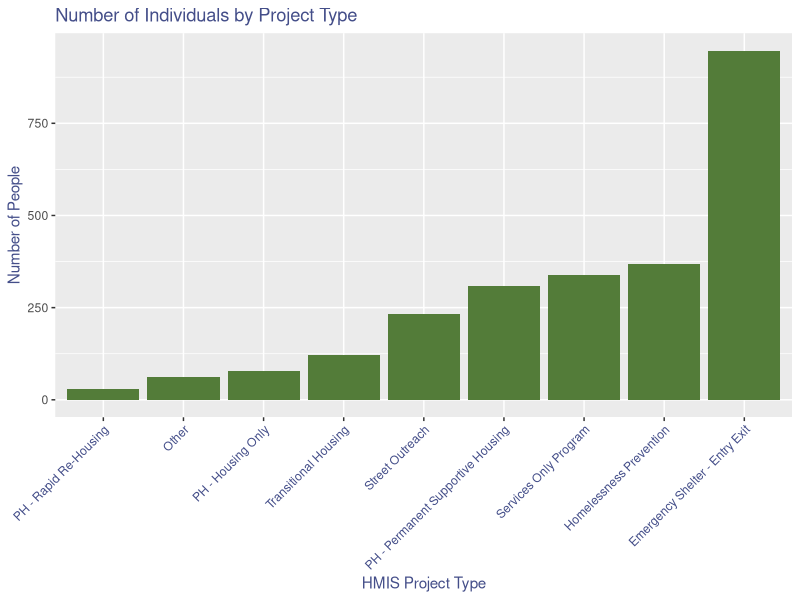
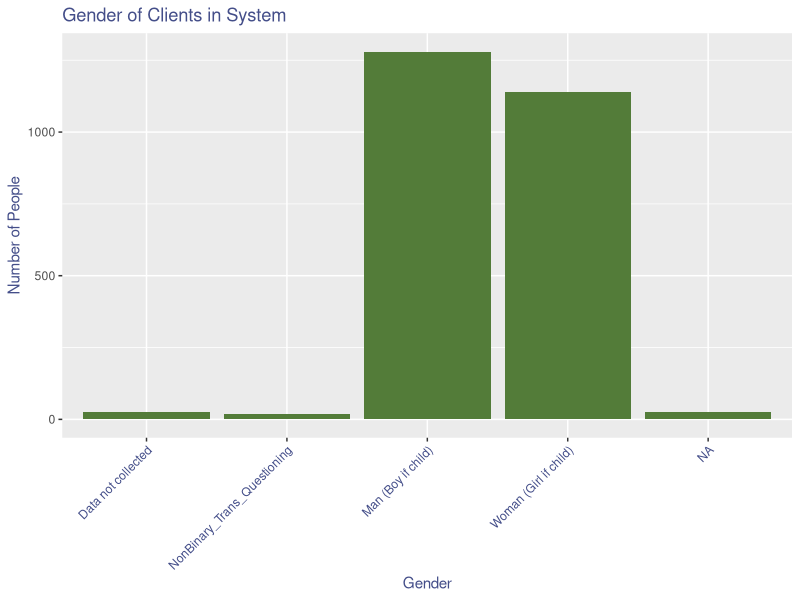
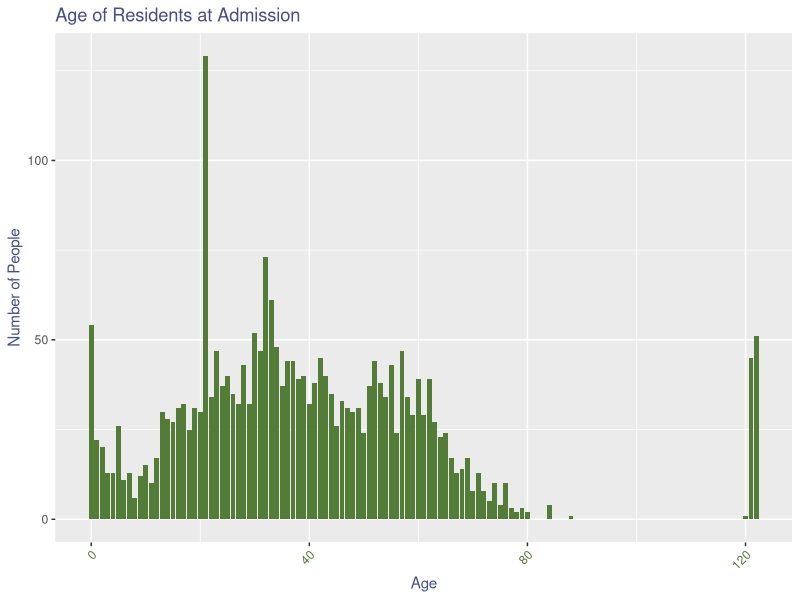
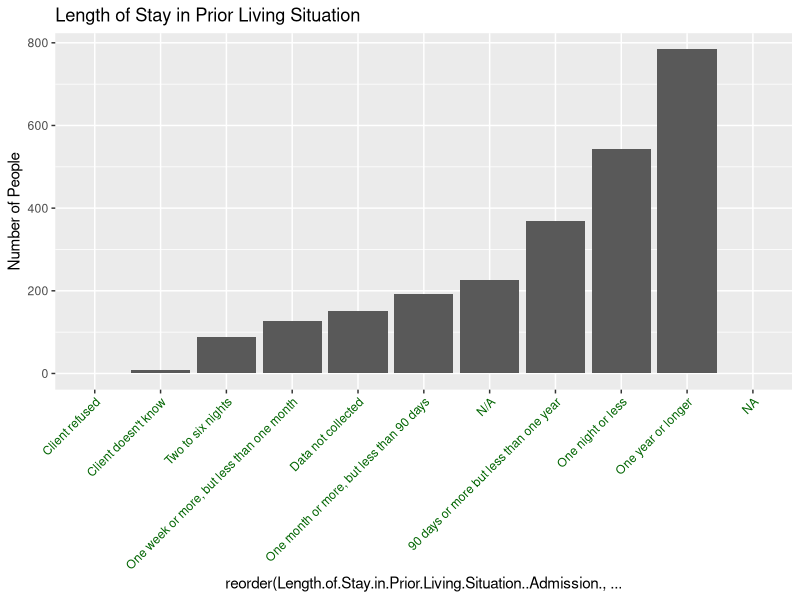
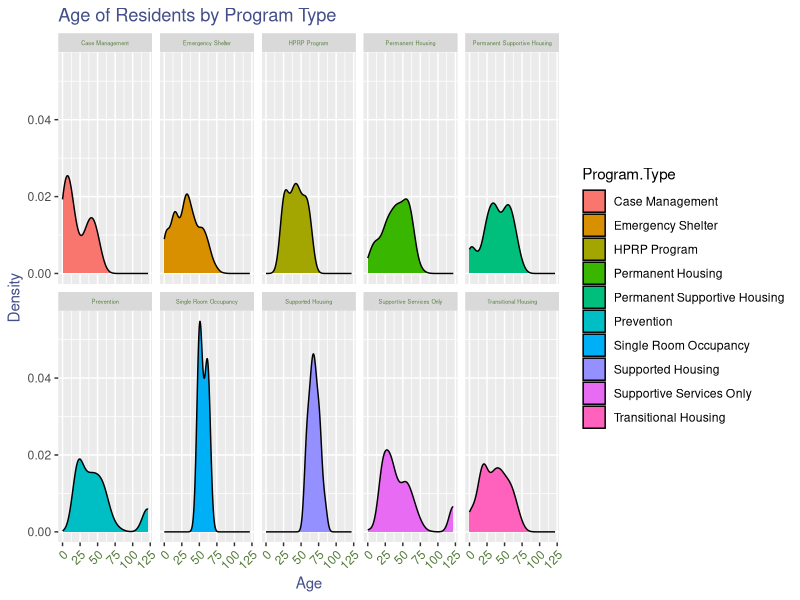
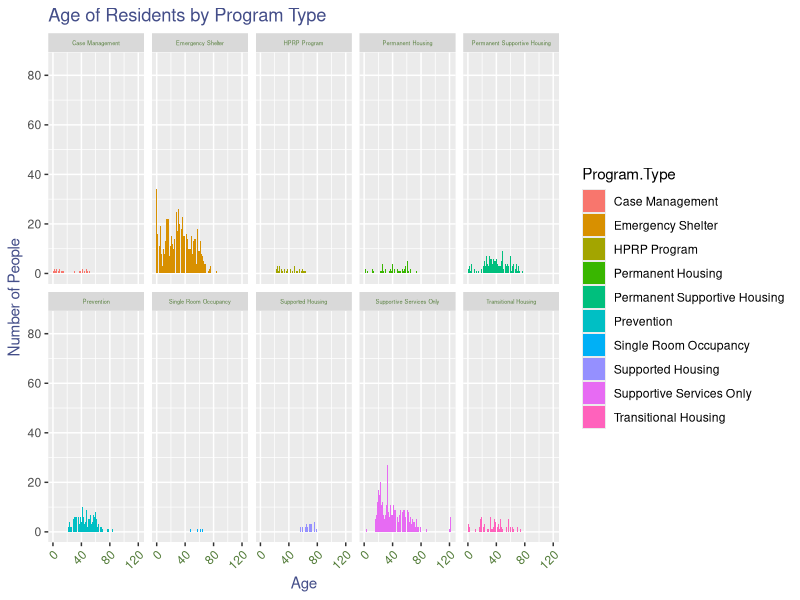
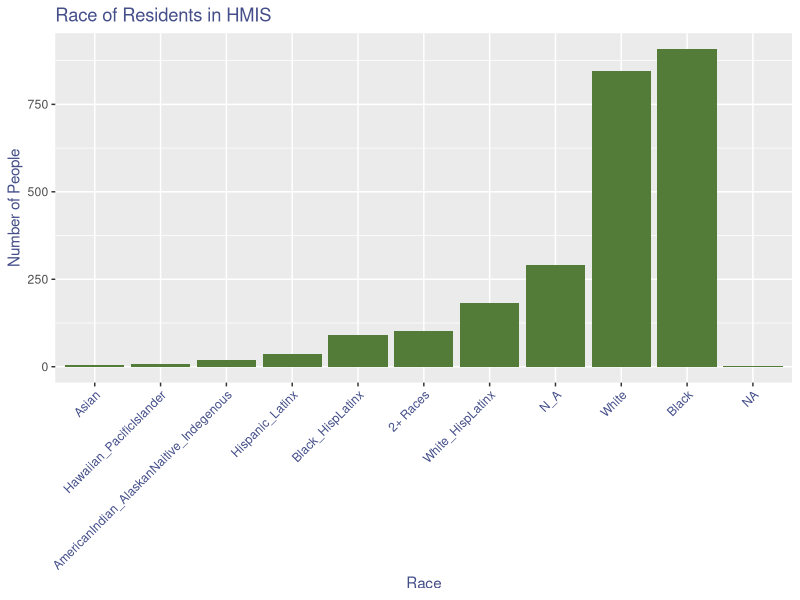
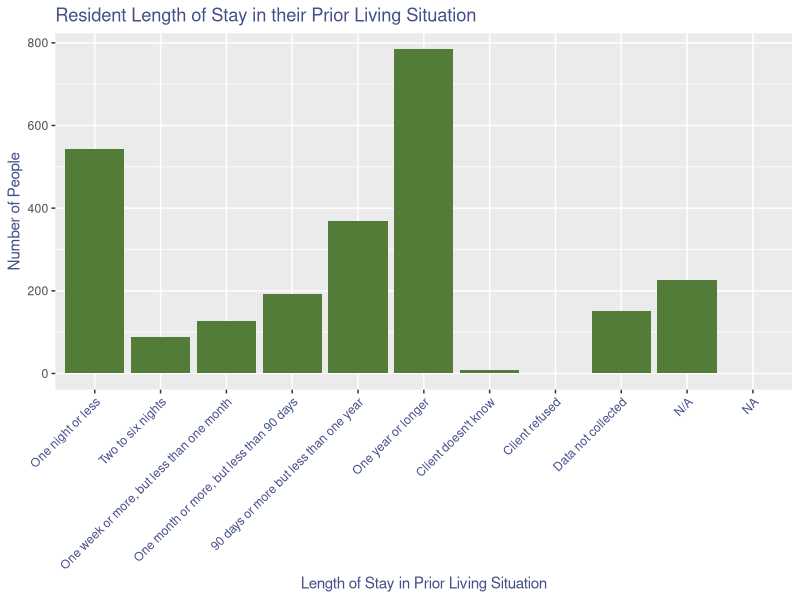

Generate these figures, in order, with R:
## ---- chunk 1
knitr::opts_chunk$set(echo=FALSE, warning=FALSE, message=FALSE, out.width = "70%", out.height = "70%", fig.align = "center")
library(tidyverse)
library(kableExtra)
## ---- chunk 2
data <- read.csv("2023HRH.csv", check.names = FALSE, fileEncoding = "Latin1", na.strings="")
colnames(data) <- make.names(colnames(data), unique = TRUE)
## ---- chunk 3
#Creates a list of all variables being removed from the dataset (contain only NA values)
NA_vars <- data[,colSums(is.na(data))==nrow(data)]
NA_var_names <- colnames(NA_vars)

#Filter the dataset to exclude any columns with only NA values
data <- data[,colSums(is.na(data))<nrow(data)]
## ---- chunk 4
data$Race..HMIS. <- 
  fct_collapse(data$Race..HMIS., 
               Black = "Black, African American, or African", 
               N_A = c("Client refused", "Data not collected", ""),
               AmericanIndian_AlaskanNaitive_Indegenous = "American Indian, Alaska Native, or Indigenous", 
               White = "White", 
               Hawaiian_PacificIslander = "Native Hawaiian or Pacific Islander", 
               Asian = "Asian or Asian American", 
               Hispanic_Latinx = "Hispanic/Latina/e/o",
               White_HispLatinx = c("White;Hispanic/Latina/e/o", "Hispanic/Latina/e/o;White"), 
               Black_HispLatinx = "Black, African American, or African;Hispanic/Latina/e/o", 
               other_level="2+ Races")

data$Gender..HMIS. <- 
  fct_collapse(data$Gender..HMIS., 
               NonBinary_Trans_Questioning = c("Non-Binary", "Questioning", "Transgender","Female,Male"))
## ---- chunk 5
ggplot(data, aes(x= reorder(HMIS.Project.Type, HMIS.Project.Type, FUN=length))) +
  geom_bar(fill="#537C39") +  ggtitle("Number of Individuals by Project Type") + xlab("HMIS Project Type") + ylab("Number of People") +
  theme(axis.text.x = element_text(angle = 45,vjust = 1, hjust = 1, color = "#444E89"),
        axis.title.x = element_text(color = "#444E89"), 
        axis.title.y = element_text(color = "#444E89"),
        plot.title = element_text(color = "#444E89")) 
## ---- chunk 6
ggplot(data, aes(x=Gender..HMIS.)) + geom_bar(fill="#537C39") + 
  ggtitle("Gender of Clients in System") + xlab("Gender") + ylab("Number of People") +
  theme(axis.text.x = element_text(angle = 45,vjust = 1, hjust = 1, color = "#444E89"),
        axis.title.x = element_text(color = "#444E89"), 
        axis.title.y = element_text(color = "#444E89"),
        plot.title = element_text(color = "#444E89"))
## ---- chunk 7
ggplot(data, aes(x=Age.at.Admission)) + geom_bar(fill="#537C39") + ggtitle("Age of Residents at Admission") + xlab("Age") + ylab("Number of People") +
  theme(strip.text = element_text(size = 4, color = "#537C39"),
    axis.text.x = element_text(angle = 45,vjust = 1, hjust = 1, color = "#537C39"),
        axis.title.x = element_text(color = "#444E89"), 
        axis.title.y = element_text(color = "#444E89"),
        plot.title = element_text(color = "#444E89")) 
## ---- chunk 8
#prior living situation ordered by count
ggplot(data, aes(x=reorder(Length.of.Stay.in.Prior.Living.Situation..Admission.,Length.of.Stay.in.Prior.Living.Situation..Admission.,FUN=length))) + 
  geom_bar() + ylab("Number of People") +
  ggtitle("Length of Stay in Prior Living Situation") +
  theme(axis.text.x = element_text(angle = 45,vjust = 1, hjust = 1, color = "dark green"))
## ---- chunk 9
ggplot(data, aes(x=Age.at.Admission, fill = Program.Type)) + geom_density() + ggtitle("Age of Residents by Program Type") + facet_wrap(~Program.Type, ncol = 5) + xlab("Age") + ylab("Density") +
  theme(strip.text = element_text(size = 4, color = "#537C39"),
    axis.text.x = element_text(angle = 45, vjust = 1, hjust = 1, color = "#537C39"),
        axis.title.x = element_text(color = "#444E89"), 
        axis.title.y = element_text(color = "#444E89"),
        plot.title = element_text(color = "#444E89")) 
## ---- chunk 10
ggplot(data, aes(x=Age.at.Admission, fill = Program.Type)) + geom_bar() + ggtitle("Age of Residents by Program Type") + facet_wrap(~Program.Type, ncol = 5) + xlab("Age") + ylab("Number of People") +
  theme(strip.text = element_text(size = 4, color = "#537C39"),
    axis.text.x = element_text(angle = 45,vjust = 1, hjust = 1, color = "#537C39"),
        axis.title.x = element_text(color = "#444E89"), 
        axis.title.y = element_text(color = "#444E89"),
        plot.title = element_text(color = "#444E89")) 
## ---- chunk 11
ggplot(data, aes(x=reorder(Race..HMIS.,Race..HMIS.,FUN=length))) +
  geom_bar(fill="#537C39") + 
  ggtitle("Race of Residents in HMIS") +
  xlab("Race") + ylab("Number of People") +
  theme(axis.text.x = element_text(angle = 45,vjust = 1, hjust = 1, color = "#444E89"),
        axis.title.x = element_text(color = "#444E89"), 
        axis.title.y = element_text(color = "#444E89"),
        plot.title = element_text(color = "#444E89")) 
## ---- chunk 12
LOS_prior_fct <- factor(data$Length.of.Stay.in.Prior.Living.Situation..Admission., ordered = TRUE, c("One night or less", "Two to six nights", "One week or more, but less than one month","One month or more, but less than 90 days","90 days or more but less than one year","One year or longer","Client doesn't know", "Client refused", "Data not collected","N/A", NA))
ggplot(data, aes(x=LOS_prior_fct)) + 
  geom_bar(fill = "#537C39") + 
  ggtitle("Resident Length of Stay in their Prior Living Situation") +
 xlab("Length of Stay in Prior Living Situation") + ylab("Number of People") +
  theme(axis.text.x = element_text(angle = 45,vjust = 1, hjust = 1, color = "#444E89"),
        axis.title.x = element_text(color = "#444E89"), 
        axis.title.y = element_text(color = "#444E89"),
        plot.title = element_text(color = "#444E89")) 
## ---- chunk 13
transitionaldata <- filter(data, HMIS.Project.Type == "Transitional Housing")
emergencydata <- filter(data, HMIS.Project.Type == "Emergency Shelter - Entry Exit")
phdata <- filter(data, HMIS.Project.Type == "PH - Permanent Supportive Housing")
## ---- chunk 14
LOS_by_program <- data %>% group_by(Program) %>% summarise("Number of Clients" = n(),"Mean (Days)" = round(mean(Length.of.Program.Stay), 2), "Median (Days)" = median(Length.of.Program.Stay))

LOS_by_program <- LOS_by_program %>% arrange(desc(LOS_by_program[2]))
knitr::kable(LOS_by_program, caption="Length of Stay (Days) by HRH Program")

LOS_by_program_type <- data %>% group_by(Program.Type) %>% summarise("Number of Clients" = n(),"Mean (Days)" = round(mean(Length.of.Program.Stay), 2), "Median (Days)" = median(Length.of.Program.Stay))

LOS_by_program_type <- LOS_by_program_type %>% arrange(desc(LOS_by_program_type[2]))
knitr::kable(LOS_by_program_type, caption="Length of Stay (Days) by Program Type")
## ---- chunk 15

ggplot(data=emergencydata, aes(x=Length.of.Program.Stay))+ geom_histogram() +facet_wrap(~Program, nrow=1)+geom_vline(xintercept=90, linetype="dashed") + xlab("Length of Program Stay (Days)") + ggtitle("Length of Stay in Emergency Housing") +annotate("text", x=120, y=150, size = 3, label="90 Days", angle=270) + ylab("Number of People")
## ---- chunk 16
ggplot(data=transitionaldata, aes(x=Length.of.Program.Stay))+ geom_histogram() +facet_wrap(~Program, nrow=1) + geom_vline(xintercept=720, linetype="dashed") + xlab("Length of Program Stay (Days)") + ggtitle("Length of Stay in Transitional Housing") +  annotate("text", x=950, y=12, size = 3, label="730 Days = 2 Years", angle=270) + ylab("Number of People")
## ---- chunk 17
# inputs are dataframe, index of categorical predictor column, 
#   index of continuous outcome column
EDAplot <- function(df, colindexpred, colindexout, includena=TRUE){
  mytitle <- paste(colnames(df)[colindexout], " vs. ", colnames(df)[colindexpred])
  havedataprop <- 1-colSums(is.na(df))/nrow(df)
  propvalue <- paste("Proportion of observations/total rows: ",
                     round(havedataprop[colindexpred], digits=3))
  
  df <- df[,c(colindexpred,colindexout)]
  if (includena == FALSE){df <- na.omit(df)}
  
  myplot <- ggplot(data = df, aes(x = as.factor(df[,1]), y=df[,2])) + 
    geom_boxplot() +       
    theme(axis.text.x = element_text(angle = 45,vjust = 1, hjust = 1))+
    ggtitle(mytitle, subtitle = propvalue) +
    facet_wrap(~modeldata$HMIS.Project.Type)
  print(myplot)
}
## ---- chunk 18
#filter to only three program types
modeldata <- data %>% filter(HMIS.Project.Type %in% c("Emergency Shelter - Entry Exit", "Transitional Housing", "PH - Permanent Supportive Housing"))

#reduce number of levels of prior living situation
modeldata$Length.Prior.Living.Situation <- 
   fct_collapse(modeldata$Length.of.Stay.in.Prior.Living.Situation..Admission., 
                lessthan1week = c("One night or less","Two to six nights"),
                weekto1mo = c("One week or more, but less than one month"),
                moto1yr = c("One month or more, but less than 90 days", "90 days or more but less than one year"),
                over1yr = "One year or longer",
                other_level=NA)
modeldata$Length.Prior.Living.Situation <- fct_relevel(modeldata$Length.Prior.Living.Situation, "over1yr", "moto1yr", "weekto1mo")
#make NA level register as missing
modeldata$Length.Prior.Living.Situation <- factor(modeldata$Length.Prior.Living.Situation, exclude = NA)


modeldata$timesonstreet.ES.HS.3yrs <- 
   fct_collapse(modeldata$X.Regardless.of.where.they.stayed.last.night..Number.of.times.the.client.has.been.on.the.streets..in.ES..or.SH.in.the.past.three.years.including.today..Admission., 
                "none" = "N/A",
                "one" = "One time",
                "two" = "Two times",
                "three" = "Three times",
                "four" = "Four or more times",
                other_level= NA)
modeldata$timesonstreet.ES.HS.3yrs <- fct_relevel(modeldata$timesonstreet.ES.HS.3yrs, "none", "one", "two", "three")

## ---- chunk 19
modeldatasubset <- modeldata %>% select(c("Global.Household.ID","Length.Prior.Living.Situation","Chronically.Homeless..Admission.","HMIS.Project.Type","Length.of.Program.Stay","Program","Program.Type"))
modeldistinct <- distinct(modeldatasubset)

#primaryclientsonly
model_selfonly <- filter(modeldata, Relationship.to.Primary.Client == "Self")
## ---- chunk 20
#R excludes where program stay=0 for log (only 1 case where length of stay=0)
emergency <- lm(data=filter(model_selfonly, HMIS.Project.Type == "Emergency Shelter - Entry Exit"), log(Length.of.Program.Stay) ~
               Length.Prior.Living.Situation+
               Chronically.Homeless..Admission.
             )

#should reduce # of predictors because sample size smaller
transitional <- lm(data=filter(model_selfonly, HMIS.Project.Type == "Transitional Housing"), log(Length.of.Program.Stay) ~
               Length.Prior.Living.Situation+
               Chronically.Homeless..Admission.
             )
permsupportive <- lm(data=filter(model_selfonly, HMIS.Project.Type == "PH - Permanent Supportive Housing"), log(Length.of.Program.Stay) ~
               Length.Prior.Living.Situation+
               Chronically.Homeless..Admission.
             )
## ---- chunk 21
transitionalnull <- lm(data=filter(model_selfonly, HMIS.Project.Type == "Transitional Housing")[complete.cases(model_selfonly[ , c("Chronically.Homeless..Admission.", "Length.Prior.Living.Situation")]),], log(Length.of.Program.Stay) ~
               Chronically.Homeless..Admission.)
anova(transitionalnull, transitional)
## ---- chunk 22
#gives expected log length of stay (days). exponentiate to get days
predict(permsupportive, newdata = list(Chronically.Homeless..Admission.="Yes",Length.Prior.Living.Situation="lessthan1week"))
## ---- chunk 23
emergtable <- summary(emergency)$coefficient
transtable <- summary(transitional)$coefficients
permtable <- summary(permsupportive)$coefficients

modelrows <- c("Expected Stay (Days): Non-chronically-homeless, prior living situation > 1 year", "Times Longer for Prior Living Situation 1 month-1 year", "Times Longer for Prior Living Situation 1 week-1 month", "Times Longer for Prior Living Situation less than 1 week", "Times Longer for Chronically Homeless")

rownames(emergtable) <- modelrows
rownames(transtable) <- modelrows
rownames(permtable) <- modelrows

emergtable[,"Estimate"] <- exp(emergtable[,"Estimate"]) 
transtable[,"Estimate"] <- exp(transtable[,"Estimate"]) 
permtable[,"Estimate"] <- exp(permtable[,"Estimate"]) 

combinedtable <- cbind("Emergency" = emergtable[,"Estimate"], "Transitional" = transtable[,"Estimate"], "Permanent Supportive" = permtable[,"Estimate"])
## ---- chunk 24
estimatekable <- knitr::kable(combinedtable, digits = c(2,2,2,3), caption="Model for Length of Stay in Housing (Days)") 
add_header_above(estimatekable, header = c(" " = 1, "Model Estimate by Housing Type"=3))%>% kable_styling(font_size = 8)
## ---- chunk 25
excludedvars <- as.data.frame(variable.names(NA_vars))
excludedvars_kable <- knitr::kable(excludedvars, caption="Table of variables that were completely missing (no data inputted for any resident). These were variables that we excluded from the dataset for our analysis.") 
add_header_above(excludedvars_kable, header = "Variable Name")
## ---- chunk 26
#dont have prior living situation
data %>% select(Age.at.Admission, Gender..HMIS., Disabling.Condition, Race..HMIS., Veteran.Status, Permanent.Housing.Move.in.Date, Relationship.to.Primary.Client, Enrollment.CoC..Admission.)


#barplot colored by completely
#separate plot for NAs by program type
data %>% count(Age.at.Admission) #8 missing (age 0, self)
data %>% count(Gender..HMIS.) #24 NA, 27 data not collected
data %>% count(Disabling.Condition) #447 data not collected
data %>% count(Race..HMIS.) #3 NA
data %>% count(Veteran.Status) #370	data not collected
data %>% count(Permanent.Housing.Move.in.Date, sort = TRUE) #2153 NA
data %>% count(Relationship.to.Primary.Client) #what does N/A mean?
data %>% count(Enrollment.CoC..Admission.) #508 NA

## ---- chunk 27
# data %>% filter(Age.at.Admission == 0 & Relationship.to.Primary.Client == "Self") %>% ggplot(aes(y = Program, fill = Program.Type)) + geom_bar() + ggtitle("Age 0 and Relation to Primary Client is Self")
# 
# #data %>% filter(Age.at.Admission == 0 & Pregnancy.Status..Admission. == "Yes")
# #data %>% filter(Age.at.Admission == 0) %>% count(Relationship.to.Primary.Client) mostly self
# #check on relationship to primary client
## ---- chunk 28
#data %>% filter(Age.at.Admission == 0 & Relationship.to.Primary.Client == "Self") %>% ggplot(aes(y = Total_Missing, fill = Program.Type)) + geom_bar()

data %>% filter(Age.at.Admission > 100) %>% ggplot(aes(x = Age.at.Admission, fill = Program)) + geom_bar(position = "dodge")+ ggtitle("Count of Age over 100 by Program")
## ---- chunk 29
data %>% filter(is.na(Enrollment.CoC..Admission.)) %>% ggplot(aes(y = Program, fill = Program.Type)) + geom_bar() + ggtitle("CoC NA counts by Program")
## ---- chunk 30
missing_data_table <- data.frame(variable=c('Gender..HMIS.', 'Disabling.Condition','Race..HMIS.','Veteran.Status','Enrollment.CoC..Admission.'),
                             No_Data_Inputted=as.integer(c(24, 0, 3, 0, 508)),
                             Data_Not_Collected=as.integer(c(27, 447, 0, 370, 0)),
                             Total_Missing=as.integer(c(51, 447, 3, 370, 508)))


Data_Recs_table <- data.frame(Variable=c('On.the.night.before.did.you.stay.on.the.streets..ES.or.SH...Admission.
', 'Total.number.of.months.homeless.on.the.street..in.ES..or.SH.in.the.past.three.years..Admission.','Sexual.Orientation','Mental.Health.Disorder..Admission'), "Percent Missing"=(c(95.90, 50.74, 91.64, 23.04)))

knitr::kable(missing_data_table, caption = "Number of Missing Values Within Selected Universal Data Element Variables")
knitr::kable(Data_Recs_table, caption = "Recommended Variables with Percent of Observations Missing")
## ---- chunk 31
summary(emergency)
## ---- chunk 32
summary(transitional)
## ---- chunk 33
summary(permsupportive)
